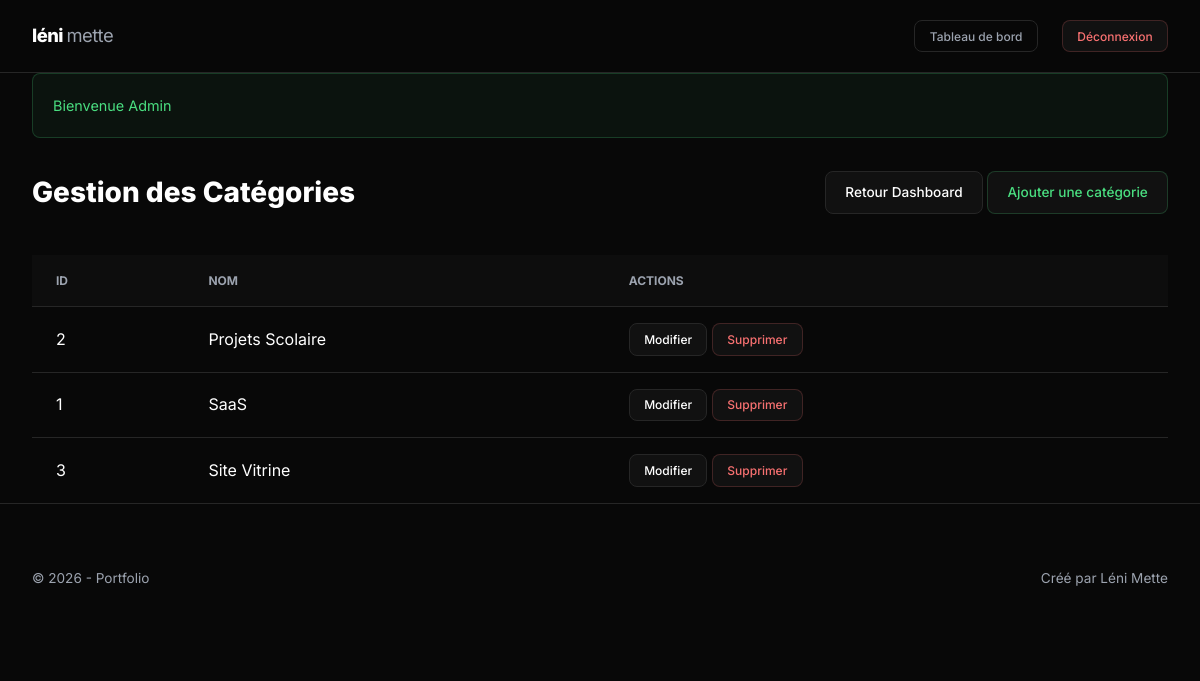
The page /index.php?action=category-list (signed in) on the database its author committed.
### tables this page shows
CREATE TABLE `profile` (
  `id` int(11) NOT NULL,
  `name` varchar(255) NOT NULL,
  `description` text,
  `date_of_birth` date DEFAULT NULL,
  `email` varchar(255) DEFAULT NULL,
  `phone_number` varchar(50) DEFAULT NULL,
  `id_image` int(11) DEFAULT NULL
);

CREATE TABLE `category` (
  `id` int(11) NOT NULL,
  `name` varchar(255) NOT NULL
);

### controllers/AdminController.php (called while the page is built, shortened)
<?php
class AdminController extends AbstractController {
    public function categoryList(): void {
        $categoryRepo = new CategoryRepository();
        $this->render('admin/category_list', [
            'categories' => $categoryRepo->findAll(),
            'title' => 'Gestion des Catégories'
        ]);
    }
}

### index.php (called while the page is built, shortened)
<?php
spl_autoload_register(function ($class) {
    $relative_class = substr($class, 4);
    $parts = explode('\\', $relative_class);
    if (count($parts) > 1) {
        $parts[0] = strtolower($parts[0]);
    }
    $file = __DIR__ . '/' . implode('/', $parts) . '.php';
});
$router = new Routing();
$router->handleRequest();

### repository/AbstractRepository.php (called while the page is built, shortened)
<?php
abstract class AbstractRepository {
    public function __construct() {
        $this->db = Database::getInstance();
    }
}

### services/Database.php (called while the page is built, shortened)
<?php
class Database {
    private static $instance = null;
    private function __construct() {
        try {
            $this->pdo = new PDO(
                "mysql:host=" . DB_HOST . ";dbname=" . DB_NAME . ";charset=utf8mb4",
                DB_USER,
                DB_PASS,
                [
                    PDO::ATTR_ERRMODE => PDO::ERRMODE_EXCEPTION,
                    PDO::ATTR_DEFAULT_FETCH_MODE => PDO::FETCH_ASSOC,
                    PDO::ATTR_EMULATE_PREPARES => false,
                ]
            );
        } catch (PDOException $e) {
            die("Erreur de connexion : " . $e->getMessage());
        }
    }
    public static function getInstance() {
        if (self::$instance === null) {
            self::$instance = new self();
        }
        return self::$instance->pdo;
    }
}

### repository/ProfileRepository.php (called while the page is built, shortened)
<?php
class ProfileRepository extends AbstractRepository {
    public function findOne(): ?Profile {
        try {
            $stmt = $this->db->query("SELECT * FROM profile LIMIT 1");
            $profile = $stmt->fetchObject(Profile::class);
            return $profile ?: null;
        } catch (\PDOException $e) {
            error_log($e->getMessage());
            return null;
        }
    }
}

### models/Profile.php (called while the page is built, shortened)
<?php
class Profile {
    protected $name;
    public function getName(): string { return $this->name ?? ''; }
}

### repository/CategoryRepository.php (called while the page is built, shortened)
<?php
class CategoryRepository extends AbstractRepository {
    public function findAll(): array {
        try {
            $stmt = $this->db->query("SELECT * FROM category ORDER BY name ASC");
            return $stmt->fetchAll(PDO::FETCH_CLASS, Category::class);
        } catch (\PDOException $e) {
            error_log($e->getMessage());
            return [];
        }
    }
}

### models/Category.php (called while the page is built, shortened)
<?php
class Category {
    protected $id;
    protected $name;
    public function getId(): ?int { return (int)$this->id ?: null; }
    public function getName(): string { return $this->name ?? ''; }
}

### views/admin/category_list.phtml (the view)
<div class="admin-header">
    <h1>Gestion des Catégories</h1>
    <div class="header-actions">
        <a href="index.php?action=admin-dashboard" class="btn">Retour Dashboard</a>
        <a href="index.php?action=category-form" class="btn btn-success">Ajouter une catégorie</a>
    </div>
</div>
<table class="admin-table">
    <thead>
        <tr>
            <th>ID</th>
            <th>Nom</th>
            <th>Actions</th>
        </tr>
    </thead>
    <tbody>
        <?php foreach ($categories as $category): ?>
            <tr>
                <td><?= (int)$category->getId() ?></td>
                <td><?= htmlspecialchars($category->getName()) ?></td>
                <td>
                    <a href="index.php?action=category-form&id=<?= (int)$category->getId() ?>" class="btn btn-sm">Modifier</a>
                    <a href="index.php?action=category-delete&id=<?= (int)$category->getId() ?>" class="btn btn-sm btn-danger" onclick="return confirm('Supprimer cette catégorie ? Cela n\'affectera pas les projets associés (ils n\'auront plus de catégorie).')">Supprimer</a>
                </td>
            </tr>
        <?php endforeach; ?>
    </tbody>
</table>

### views/layout.phtml (shortened to what this page needs)
<!DOCTYPE html>
<html lang="fr">
<head>
    <link rel="stylesheet" href="assets/css/index.css?v=2.1">
</head>
<body>
    <header>
        <div class="container">
            <a href="index.php?action=home" class="logo">
                <?php
                    if (isset($profile) && $profile):
                    $parts = explode(' ', $profile->getName());
                ?>
                    <?= htmlspecialchars($parts[0] ?? 'Portfolio') ?> <span><?= htmlspecialchars($parts[1] ?? '') ?></span>
                <?php else: ?>
                    Mon <span>Portfolio</span>
                <?php endif; ?>
            </a>
            <div class="header-nav">
                <?php
                    if (isset($_SESSION['user'])): ?>
                    <a href="index.php?action=admin-dashboard" class="btn btn-secondary btn-sm">Tableau de bord</a>
                    <a href="index.php?action=logout" class="btn btn-danger btn-sm">Déconnexion</a>
                <?php else: ?>
                    <a href="index.php?action=login" class="nav-icon-admin" title="Connexion">
                        <i data-lucide="shield" style="width:20px; height:20px;"></i>
                    </a>
                <?php endif; ?>
            </div>
        </div>
    </header>
    <main class="container">
        <?php
            if (isset($_SESSION['flash'])): ?>
            <?php foreach ($_SESSION['flash'] as $type => $message): ?>
                <div class="alert alert-<?= $type ?>">
                    <?= htmlspecialchars($message) ?>
                </div>
            <?php endforeach;
            unset($_SESSION['flash']); ?>
        <?php endif; ?>
        <?php
            include __DIR__ . '/' . $content . '.phtml'; ?>
    </main>
    <footer>
        <div class="container">
            <div class="footer-left">
                &copy; <?= date('Y') ?> - Portfolio
            </div>
            <div class="footer-right">
                <?php if (isset($profile) && $profile): ?>
                    Créé par <?= htmlspecialchars($profile->getName()) ?>
                <?php endif; ?>
            </div>
        </div>
    </footer>
</body>
</html>

### assets/css/index.css (style rules this page uses)
:root { --bg: #080808; --surface: #111111; --surface-hover: #161616; --text: #ffffff; --dim-text: #9ca3af; --border: #262626; --accent: #6366f1; --accent-rgb: 99, 102, 241; --primary: #6366f1; --radius: 8px; --font-main: Inter, system-ui, -apple-system, sans-serif; --font-title: Outfit, sans-serif; }
* { box-sizing: border-box; margin: 0; padding: 0; }
body { background-color: var(--bg); color: var(--text); font-family: var(--font-main); line-height: 1.6; -webkit-font-smoothing: antialiased; }
.container { max-width: 1400px; margin: 0 auto; padding: 0 1.5rem; }
@media (min-width: 768px) { .container { padding: 0 2rem; } }
a { text-decoration: none; color: inherit; transition: var(--transition); }
.btn { display: inline-flex; align-items: center; justify-content: center; padding: 0.6rem 1.2rem; border-radius: var(--radius); font-size: 0.85rem; font-weight: 500; transition: var(--transition); background: var(--surface); border: 1px solid var(--border); cursor: pointer; color: var(--text); }
.btn-secondary { background: transparent; border-color: var(--border); color: var(--dim-text); }
.btn-danger { color: #f87171; border-color: rgba(248, 113, 113, 0.2); }
.btn-success { color: #4ade80; border-color: rgba(74, 222, 128, 0.2); }
.btn-sm { padding: 0.35rem 0.9rem; font-size: 0.75rem; }
.alert { padding: 1.25rem; border-radius: var(--radius); margin-bottom: 2rem; font-size: 0.9rem; border: 1px solid var(--border); }
.alert-success { color: #4ade80; border-color: rgba(74, 222, 128, 0.2); background: rgba(74, 222, 128, 0.05); }
header { background: rgba(8, 8, 8, 0.85); backdrop-filter: blur(12px); -webkit-backdrop-filter: blur(12px); border-bottom: 1px solid var(--border); padding: 1.25rem 0; position: sticky; top: 0; z-index: 100; }
header .container { display: flex; justify-content: space-between; align-items: center; }
header .logo { font-size: 1.15rem; font-weight: 800; text-transform: lowercase; letter-spacing: -0.03em; color: var(--text); }
header .logo span { color: var(--dim-text); font-weight: 400; }
header .header-nav { display: flex; gap: 1.5rem; align-items: center; }
footer { padding: 4rem 0; border-top: 1px solid var(--border); color: var(--dim-text); font-size: 0.85rem; }
footer .container { display: flex; flex-direction: column; gap: 1rem; }
@media (min-width: 768px) { footer .container { flex-direction: row; justify-content: space-between; } }
.admin-header { margin-bottom: 2.5rem; display: flex; justify-content: space-between; align-items: center; flex-wrap: wrap; gap: 1rem; }
.admin-header h1 { font-size: 1.75rem; font-weight: 800; }
.admin-table { width: 100%; border-collapse: collapse; min-width: 600px; }
.admin-table th, .admin-table td { padding: 1rem 1.5rem; text-align: left; border-bottom: 1px solid var(--border); }
.admin-table th { font-size: 0.75rem; text-transform: uppercase; color: var(--dim-text); background: rgba(255, 255, 255, 0.02); }
.admin-table tr:last-child td { border-bottom: none; }

### rows shown on the page
profile: name "léni", name "mette", name "Léni Mette"
category: id "2", name "Projets Scolaire"
category: id "1", name "SaaS"
category: id "3", name "Site Vitrine"

### other values the page prints
$message "Bienvenue Admin"
